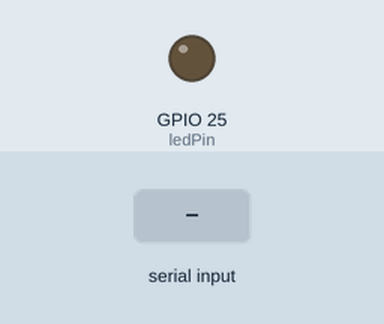
Bench run of a sketch on a simulated ESP32. On the bench: output pins drawn as LEDs (lit = HIGH). Inputs (shaded band) come from the test bench. What the sketch prints to the serial monitor is not drawn.

Above: at 1.2 s.
1.3 s: "1" received over the second serial link
At 2.0 s:
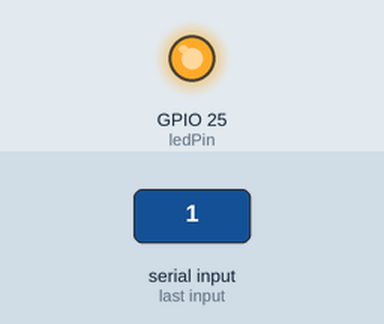
2.8 s: "0" received over the second serial link
At 3.1 s:
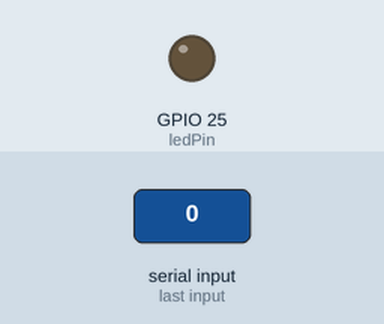
Timing chart, 0 to 5.8 s (numbered marks = the images above; inputs shaded):
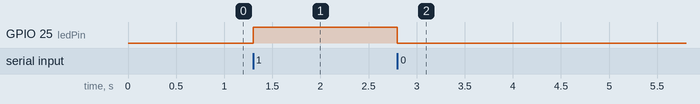

Measured:
- after the input at 1.3 s, GPIO 25 (ledPin): LOW → HIGH at once
- after the input at 2.8 s, GPIO 25 (ledPin): HIGH → LOW at once

The sketch:

PicoToEsp32UART.ino
```cpp
const int rxPin = 1;    //UART rx-pin (connected to ESP32 tx-pin)
const int txPin = 0;    //UART tx-pin (connected to ESP32 rx-pin)
const int ledPin =  25; //Green on-board LED pin

void setup() {
  //Configure the pins for UART1
  Serial1.setRX(rxPin);
  Serial1.setTX(txPin);
  //Start serial connections
  Serial1.begin(9600);
  Serial.begin(115200);
  pinMode(ledPin, OUTPUT);
  //Print to serial monitor via USB
  Serial.println("Serial connections started");
}

void loop() {
  if (Serial1.available()) {        //Check for available serial data
    char number = Serial1.read();   //read serial data into char variable
    //Turn on/off LED based upon received input
    if (number == '0'){
      digitalWrite(ledPin, LOW);
    }
    else if (number == '1'){
      digitalWrite(ledPin, HIGH);
    }
    //Notify and print received message to debug monitor if command is not recognized
    else {
      Serial.print("Unknown serial command: ");
      Serial.println(number);
    }
  }
}
```
